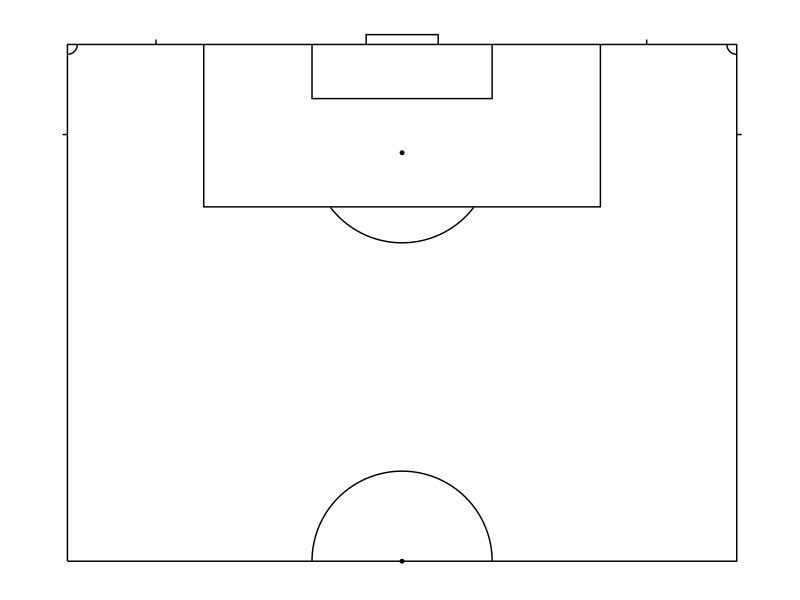

Generate this figure with R:
library('ggplot2')
library('ggthemes')

ggplot(data=data.frame(x=1,y=1),aes(x,y))+
  ###pitch:
  geom_path(data=data.frame(x=c(0,0,68,68,0),y=c(0,52.5,52.5,0,0)))+
  ###centre circle:
  geom_path(data=data.frame(x=c(-9150:(-1)/1000,1:9150/1000)+34,y=c(sqrt(9.15^2-c(-9150:(-1)/1000,1:9150/1000)^2))),aes(x=x,y=y))+
  ##centre spot:
  geom_point(aes(x = 34, y = 0), size = 1) +
  ##penalty spot:
  geom_point(aes(x = 34, y = 41.5), size = 1) +
  ###penalty arc:
  geom_path(data=data.frame(x=c(-7280:(-1)/1000,1:7280/1000)+34,y=c(41.5-sqrt(9.15^2-c(-7280:(-1)/1000,1:7280/1000)^2))),aes(x=x,y=y))+
  ###corner arc:
  geom_path(data=data.frame(x=c(0:1000/1000),y=c(52.5-sqrt(1^2-c(0:1000/1000)^2))),aes(x=x,y=y))+
  geom_path(data=data.frame(x=c(0:1000/1000)+67,y=c(52.5-sqrt(1^2-c(-1000:0/1000)^2))),aes(x=x,y=y))+
  ###corner lines:
  geom_path(data=data.frame(x=c(0,-0.5),y=c(43.35,43.35)))+
  geom_path(data=data.frame(x=c(68,68.5),y=c(43.35,43.35)))+
  geom_path(data=data.frame(x=c(9,9),y=c(52.5,53)))+
  geom_path(data=data.frame(x=c(58.85,58.85),y=c(52.5,53)))+
  ###6-yard box:
  geom_path(data=data.frame(x=c(24.85,24.85,43.15,43.15),y=c(52.5,47,47,52.5)))+
  ###goal
  geom_path(data=data.frame(x=c(30.35,30.35,37.67,37.67),y=c(52.5,53.5,53.5,52.5)))+
  ###penalty area:
  geom_path(data=data.frame(x=c(13.85,13.85,54.15,54.15),y=c(52.5,36,36,52.5)))+
  ###fix aspect ratio to 1:1
  coord_fixed() +
  ###remove all non-geom elements
  theme_solid()
